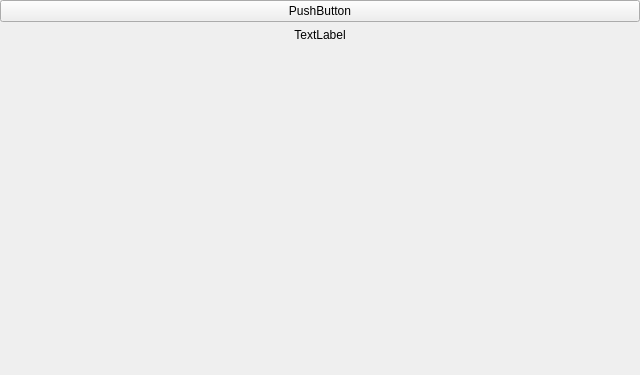
<?xml version="1.0" encoding="UTF-8"?>
<ui version="4.0">
 <class>Form</class>
 <widget class="QWidget" name="Form">
  <property name="geometry">
   <rect>
    <x>0</x>
    <y>0</y>
    <width>640</width>
    <height>375</height>
   </rect>
  </property>
  <property name="windowTitle">
   <string>Form</string>
  </property>
  <layout class="QVBoxLayout" name="verticalLayout_2">
   <property name="leftMargin">
    <number>0</number>
   </property>
   <property name="topMargin">
    <number>0</number>
   </property>
   <property name="rightMargin">
    <number>0</number>
   </property>
   <property name="bottomMargin">
    <number>0</number>
   </property>
   <item>
    <layout class="QVBoxLayout" name="verticalLayout">
     <property name="leftMargin">
      <number>0</number>
     </property>
     <property name="topMargin">
      <number>0</number>
     </property>
     <property name="rightMargin">
      <number>0</number>
     </property>
     <property name="bottomMargin">
      <number>0</number>
     </property>
     <item>
      <widget class="QPushButton" name="value">
       <property name="text">
        <string>PushButton</string>
       </property>
      </widget>
     </item>
     <item>
      <widget class="QLabel" name="label">
       <property name="text">
        <string>TextLabel</string>
       </property>
       <property name="alignment">
        <set>Qt::AlignHCenter|Qt::AlignTop</set>
       </property>
      </widget>
     </item>
    </layout>
   </item>
  </layout>
 </widget>
 <resources/>
 <connections/>
</ui>
